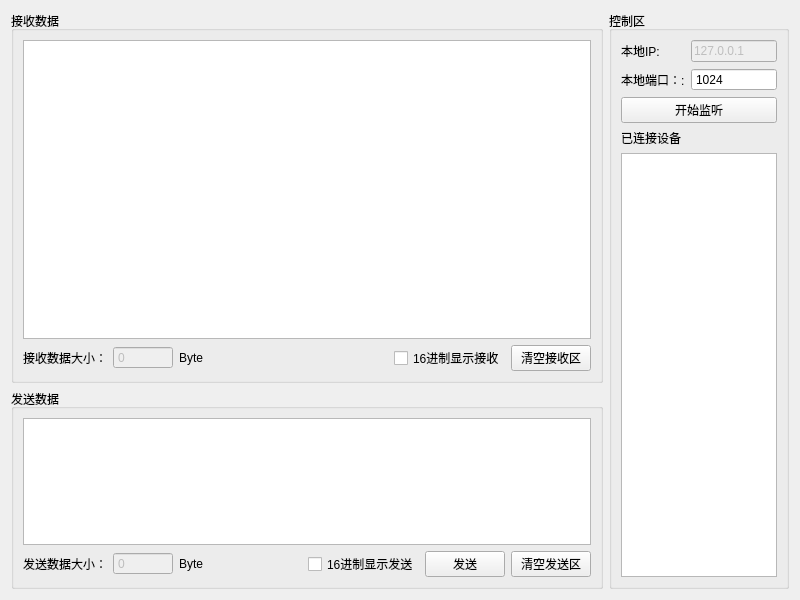
<?xml version="1.0" encoding="UTF-8"?>
<ui version="4.0">
 <class>TCPServer</class>
 <widget class="QWidget" name="TCPServer">
  <property name="geometry">
   <rect>
    <x>0</x>
    <y>0</y>
    <width>800</width>
    <height>600</height>
   </rect>
  </property>
  <property name="windowTitle">
   <string>Form</string>
  </property>
  <layout class="QGridLayout" name="gridLayout_4">
   <item row="0" column="0">
    <widget class="QGroupBox" name="groupBox">
     <property name="title">
      <string>接收数据</string>
     </property>
     <layout class="QGridLayout" name="gridLayout_3">
      <item row="0" column="0">
       <widget class="QTextEdit" name="text_recv"/>
      </item>
      <item row="1" column="0">
       <layout class="QHBoxLayout" name="horizontalLayout_2">
        <item>
         <widget class="QLabel" name="label_6">
          <property name="text">
           <string>接收数据大小：</string>
          </property>
         </widget>
        </item>
        <item>
         <widget class="QSpinBox" name="spin_recv">
          <property name="enabled">
           <bool>false</bool>
          </property>
          <property name="minimumSize">
           <size>
            <width>60</width>
            <height>0</height>
           </size>
          </property>
          <property name="buttonSymbols">
           <enum>QAbstractSpinBox::NoButtons</enum>
          </property>
          <property name="maximum">
           <number>100000</number>
          </property>
         </widget>
        </item>
        <item>
         <widget class="QLabel" name="label_7">
          <property name="text">
           <string>Byte</string>
          </property>
         </widget>
        </item>
        <item>
         <spacer name="horizontalSpacer_2">
          <property name="orientation">
           <enum>Qt::Horizontal</enum>
          </property>
          <property name="sizeHint" stdset="0">
           <size>
            <width>27</width>
            <height>17</height>
           </size>
          </property>
         </spacer>
        </item>
        <item>
         <widget class="QCheckBox" name="check_hexRecv">
          <property name="text">
           <string>16进制显示接收</string>
          </property>
         </widget>
        </item>
        <item>
         <widget class="QPushButton" name="but_clearRecv">
          <property name="text">
           <string>清空接收区</string>
          </property>
         </widget>
        </item>
       </layout>
      </item>
     </layout>
    </widget>
   </item>
   <item row="0" column="1" rowspan="2">
    <widget class="QGroupBox" name="groupBox_3">
     <property name="sizePolicy">
      <sizepolicy hsizetype="Fixed" vsizetype="Preferred">
       <horstretch>0</horstretch>
       <verstretch>0</verstretch>
      </sizepolicy>
     </property>
     <property name="maximumSize">
      <size>
       <width>180</width>
       <height>16777215</height>
      </size>
     </property>
     <property name="title">
      <string>控制区</string>
     </property>
     <layout class="QGridLayout" name="gridLayout">
      <item row="1" column="1">
       <widget class="QSpinBox" name="spin_localPort">
        <property name="enabled">
         <bool>true</bool>
        </property>
        <property name="buttonSymbols">
         <enum>QAbstractSpinBox::NoButtons</enum>
        </property>
        <property name="maximum">
         <number>65535</number>
        </property>
        <property name="value">
         <number>1024</number>
        </property>
       </widget>
      </item>
      <item row="0" column="0">
       <widget class="QLabel" name="label_4">
        <property name="text">
         <string>本地IP:</string>
        </property>
       </widget>
      </item>
      <item row="1" column="0">
       <widget class="QLabel" name="label_3">
        <property name="text">
         <string>本地端口：:</string>
        </property>
       </widget>
      </item>
      <item row="3" column="0" colspan="2">
       <widget class="QPushButton" name="but_connect">
        <property name="text">
         <string>开始监听</string>
        </property>
       </widget>
      </item>
      <item row="0" column="1">
       <widget class="QLineEdit" name="line_localAddress">
        <property name="enabled">
         <bool>false</bool>
        </property>
        <property name="text">
         <string>127.0.0.1</string>
        </property>
       </widget>
      </item>
      <item row="4" column="0">
       <widget class="QLabel" name="label">
        <property name="text">
         <string>已连接设备</string>
        </property>
       </widget>
      </item>
      <item row="5" column="0" colspan="2">
       <widget class="QListWidget" name="listWidget"/>
      </item>
     </layout>
    </widget>
   </item>
   <item row="1" column="0">
    <widget class="QGroupBox" name="groupBox_2">
     <property name="maximumSize">
      <size>
       <width>16777215</width>
       <height>200</height>
      </size>
     </property>
     <property name="title">
      <string>发送数据</string>
     </property>
     <layout class="QGridLayout" name="gridLayout_2">
      <item row="0" column="0">
       <widget class="QTextEdit" name="text_send"/>
      </item>
      <item row="1" column="0">
       <layout class="QHBoxLayout" name="horizontalLayout">
        <item>
         <widget class="QLabel" name="label_5">
          <property name="text">
           <string>发送数据大小：</string>
          </property>
         </widget>
        </item>
        <item>
         <widget class="QSpinBox" name="spin_send">
          <property name="enabled">
           <bool>false</bool>
          </property>
          <property name="minimumSize">
           <size>
            <width>60</width>
            <height>0</height>
           </size>
          </property>
          <property name="buttonSymbols">
           <enum>QAbstractSpinBox::NoButtons</enum>
          </property>
          <property name="maximum">
           <number>100000</number>
          </property>
         </widget>
        </item>
        <item>
         <widget class="QLabel" name="label_8">
          <property name="text">
           <string>Byte</string>
          </property>
         </widget>
        </item>
        <item>
         <spacer name="horizontalSpacer">
          <property name="orientation">
           <enum>Qt::Horizontal</enum>
          </property>
          <property name="sizeHint" stdset="0">
           <size>
            <width>27</width>
            <height>17</height>
           </size>
          </property>
         </spacer>
        </item>
        <item>
         <widget class="QCheckBox" name="check_hexSend">
          <property name="text">
           <string>16进制显示发送</string>
          </property>
         </widget>
        </item>
        <item>
         <widget class="QPushButton" name="but_send">
          <property name="text">
           <string>发送</string>
          </property>
         </widget>
        </item>
        <item>
         <widget class="QPushButton" name="but_clearSend">
          <property name="text">
           <string>清空发送区</string>
          </property>
         </widget>
        </item>
       </layout>
      </item>
     </layout>
    </widget>
   </item>
  </layout>
 </widget>
 <resources/>
 <connections/>
</ui>
